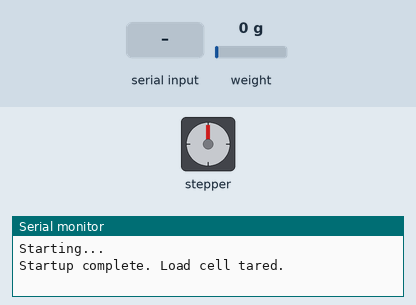
Simulated run of this sketch. Board: Arduino Uno, built with avr-gcc and run on an emulated ATmega328P. On the bench: stepper motor, the last lines printed to the serial monitor. The test bench sets the inputs (shaded band); at power-on: weight on the scale 0 g. EEPROM starts erased; stepper angles assume 2048 steps per turn.

Above: at 6.6 s.
6.7 s: "90,45\n" received over Serial
At 7.45 s:
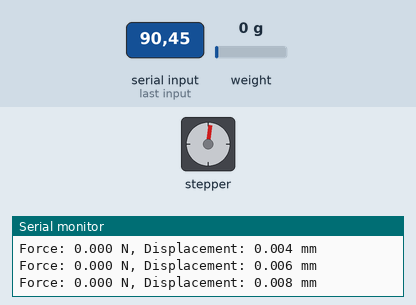
At 8.08 s:
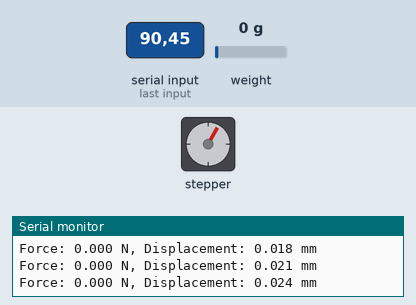
9.7 s: "cal \n" received over Serial
At 9.89 s:
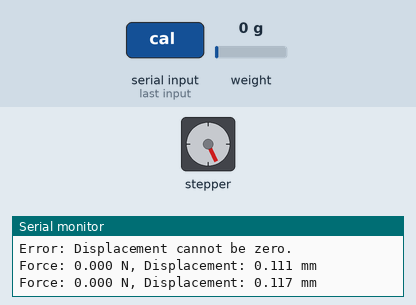
12.7 s: "t\n" received over Serial
At 12.9 s:
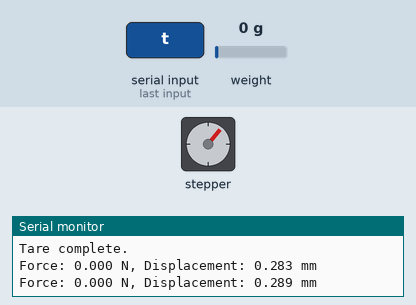
15.7 s: "cal 90\n" received over Serial
18.7 s: weight on the scale set to 100 g
21.7 s: "No\n" received over Serial
Timing chart, 0 to 25.7 s (numbered marks = the images above; inputs shaded):
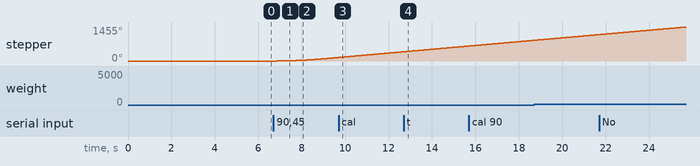

The sketch:

FINAL_ARDUINO_CODE.ino
```cpp
#include <HX711_ADC.h>
#include <AccelStepper.h>
#include <EEPROM.h>

// Load Cell Pin definitions
const int HX711_dout = 3;
const int HX711_sck = 2;

// Stepper Motor Pin definitions
const int stepsPerRevolution = 2048;
#define IN1 8
#define IN2 9
#define IN3 10
#define IN4 11
AccelStepper myStepper(AccelStepper::HALF4WIRE, IN1, IN2, IN3, IN4);

// HX711 Constructor
HX711_ADC LoadCell(HX711_dout, HX711_sck);
const int calVal_eepromAdress = 0;
unsigned long t = 0;
const float mmPerStep = 0.2556 / 2048; // mm per step

void setup() {
    Serial.begin(115200);
    delay(10);
    Serial.println("Starting...");

    // Load Cell Initialization
    LoadCell.begin();
    float calibrationValue;
    EEPROM.get(calVal_eepromAdress, calibrationValue);

    if (isnan(calibrationValue) || calibrationValue <= 0) {
        calibrationValue = 45000.0; // Default value
        EEPROM.put(calVal_eepromAdress, calibrationValue);
    }
    LoadCell.setCalFactor(calibrationValue);

    LoadCell.start(5000, true); // 5s stabilization, perform tare
    if (LoadCell.getTareTimeoutFlag()) {
        Serial.println("Timeout! Check wiring and connections.");
        while (1);
    } else {
        Serial.println("Startup complete. Load cell tared.");
    }

    // Stepper Motor Initialization
    myStepper.setMaxSpeed(500.0);
    myStepper.setAcceleration(200.0);
}

void loop() {
    static boolean newDataReady = false;
    static boolean isMotorMoving = false; // Track if the motor is moving
    const int serialPrintInterval = 100; // Interval for printing readings

    // Continuously update force measurement
    if (LoadCell.update()) newDataReady = true;

    // Check if the motor is moving
    if (myStepper.distanceToGo() != 0) {
        isMotorMoving = true; // Motor is moving
    } else if (isMotorMoving) {
        // Motor has just stopped moving
        isMotorMoving = false;
        Serial.println("Motor has stopped moving.");
        Serial.println("END"); // Send a clear signal to Python
    }

    // Print force and displacement readings while the motor is moving
    if (isMotorMoving && newDataReady && millis() > t + serialPrintInterval) {
        float forceValue = LoadCell.getData();
        float displacement = myStepper.currentPosition() * mmPerStep; // Convert steps to mm

        Serial.print("Force: ");
        Serial.print(forceValue, 3);
        Serial.print(" N, Displacement: ");
        Serial.print(displacement, 3); // Do NOT invert the sign
        Serial.println(" mm");

        newDataReady = false;
        t = millis();
    }

    // Run the stepper motor continuously, non-blocking
    myStepper.run();

    // Listen for serial commands
    if (Serial.available() > 0) {
        String input = Serial.readStringUntil('\n');
        input.trim();

        if (input.equalsIgnoreCase("t")) {
            Serial.println("Taring to zero...");
            LoadCell.tareNoDelay();
        }
        else if (input.startsWith("cal ")) { // Calibration command
            float newCal = input.substring(4).toFloat();
            if (newCal > 0) {
                LoadCell.setCalFactor(newCal);
                EEPROM.put(calVal_eepromAdress, newCal);
                Serial.print("New calibration factor set: ");
                Serial.println(newCal);
            } else {
                Serial.println("Error: Invalid calibration factor.");
            }
        }
        else if (input.equalsIgnoreCase("No")) {
            Serial.println("Exiting program...");
            return;
        }
        else {
            float X = input.toFloat();
            if (X == 0) {
                Serial.println("Error: Displacement cannot be zero.");
                return;
            }

            Serial.print("Moving stepper for X = ");
            Serial.print(X, 3);
            Serial.println(" mm");

            long totalSteps = X / mmPerStep; // Calculate steps based on displacement

            // Move in the correct direction based on the sign of X
            myStepper.move(totalSteps); // Positive X moves in one direction, negative X in the opposite
        }
    }

    // Ensure tare operation is completed
    if (LoadCell.getTareStatus()) {
        Serial.println("Tare complete.");
    }
}
```

Measured:
- after the input at 6.7 s, stepper: keeps turning clockwise at about 53°/s, starting after 0.15 s
